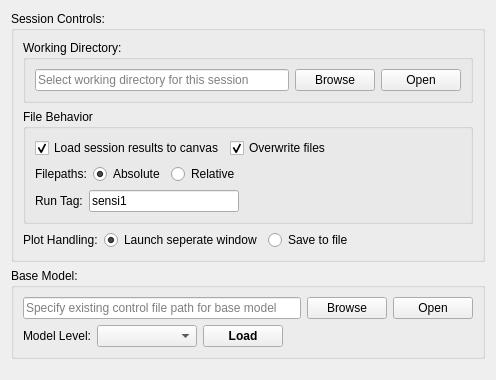
         <widget class="QWidget" name="tab_setup">
          <property name="sizePolicy">
           <sizepolicy hsizetype="Preferred" vsizetype="Expanding">
            <horstretch>0</horstretch>
            <verstretch>0</verstretch>
           </sizepolicy>
          </property>
          <attribute name="title">
           <string>Setup</string>
          </attribute>
          <layout class="QVBoxLayout" name="verticalLayout_12">
           <item>
            <widget class="QGroupBox" name="groupBox_21">
             <property name="toolTip">
              <string extracomment="here is a toolTip"/>
             </property>
             <property name="title">
              <string>Session Controls:</string>
             </property>
             <layout class="QVBoxLayout" name="verticalLayout_8">
              <item>
               <widget class="QGroupBox" name="groupBox_01wd">
                <property name="sizePolicy">
                 <sizepolicy hsizetype="Expanding" vsizetype="Fixed">
                  <horstretch>0</horstretch>
                  <verstretch>0</verstretch>
                 </sizepolicy>
                </property>
                <property name="title">
                 <string>Working Directory:</string>
                </property>
                <layout class="QHBoxLayout" name="horizontalLayout_16">
                 <item>
                  <widget class="QLineEdit" name="lineEdit_wdir">
                   <property name="text">
                    <string/>
                   </property>
                   <property name="placeholderText">
                    <string>Select working directory for this session</string>
                   </property>
                  </widget>
                 </item>
                 <item>
                  <widget class="QPushButton" name="pushButton_wd">
                   <property name="text">
                    <string>Browse</string>
                   </property>
                  </widget>
                 </item>
                 <item>
                  <widget class="QPushButton" name="pushButton_wd_open">
                   <property name="text">
                    <string>Open</string>
                   </property>
                  </widget>
                 </item>
                </layout>
               </widget>
              </item>
              <item>
               <widget class="QGroupBox" name="groupBox_prog_contrl">
                <property name="sizePolicy">
                 <sizepolicy hsizetype="Expanding" vsizetype="Preferred">
                  <horstretch>0</horstretch>
                  <verstretch>0</verstretch>
                 </sizepolicy>
                </property>
                <property name="minimumSize">
                 <size>
                  <width>450</width>
                  <height>0</height>
                 </size>
                </property>
                <property name="maximumSize">
                 <size>
                  <width>99999</width>
                  <height>16777215</height>
                 </size>
                </property>
                <property name="title">
                 <string>File Behavior</string>
                </property>
                <layout class="QVBoxLayout" name="verticalLayout_27">
                 <item>
                  <layout class="QHBoxLayout" name="horizontalLayout_33">
                   <item>
                    <widget class="QCheckBox" name="checkBox_loadres">
                     <property name="sizePolicy">
                      <sizepolicy hsizetype="Minimum" vsizetype="Fixed">
                       <horstretch>0</horstretch>
                       <verstretch>0</verstretch>
                      </sizepolicy>
                     </property>
                     <property name="minimumSize">
                      <size>
                       <width>0</width>
                       <height>0</height>
                      </size>
                     </property>
                     <property name="maximumSize">
                      <size>
                       <width>638</width>
                       <height>16777215</height>
                      </size>
                     </property>
                     <property name="text">
                      <string>Load session results to canvas</string>
                     </property>
                     <property name="checked">
                      <bool>true</bool>
                     </property>
                    </widget>
                   </item>
                   <item>
                    <widget class="QCheckBox" name="checkBox_SSoverwrite">
                     <property name="text">
                      <string>Overwrite files</string>
                     </property>
                     <property name="checked">
                      <bool>true</bool>
                     </property>
                    </widget>
                   </item>
                   <item>
                    <spacer name="horizontalSpacer_7">
                     <property name="orientation">
                      <enum>Qt::Horizontal</enum>
                     </property>
                     <property name="sizeHint" stdset="0">
                      <size>
                       <width>40</width>
                       <height>20</height>
                      </size>
                     </property>
                    </spacer>
                   </item>
                  </layout>
                 </item>
                 <item>
                  <layout class="QHBoxLayout" name="horizontalLayout_7">
                   <item>
                    <widget class="QLabel" name="label_20">
                     <property name="sizePolicy">
                      <sizepolicy hsizetype="Fixed" vsizetype="Preferred">
                       <horstretch>0</horstretch>
                       <verstretch>0</verstretch>
                      </sizepolicy>
                     </property>
                     <property name="text">
                      <string>Filepaths:</string>
                     </property>
                    </widget>
                   </item>
                   <item>
                    <widget class="QRadioButton" name="radioButton_SS_fpAbs">
                     <property name="sizePolicy">
                      <sizepolicy hsizetype="Fixed" vsizetype="Fixed">
                       <horstretch>0</horstretch>
                       <verstretch>0</verstretch>
                      </sizepolicy>
                     </property>
                     <property name="text">
                      <string>Absolute</string>
                     </property>
                     <property name="checked">
                      <bool>true</bool>
                     </property>
                     <attribute name="buttonGroup">
                      <string notr="true">buttonGroup_S_filepaths</string>
                     </attribute>
                    </widget>
                   </item>
                   <item>
                    <widget class="QRadioButton" name="radioButton_SS_fpRel">
                     <property name="sizePolicy">
                      <sizepolicy hsizetype="Fixed" vsizetype="Fixed">
                       <horstretch>0</horstretch>
                       <verstretch>0</verstretch>
                      </sizepolicy>
                     </property>
                     <property name="text">
                      <string>Relative</string>
                     </property>
                     <attribute name="buttonGroup">
                      <string notr="true">buttonGroup_S_filepaths</string>
                     </attribute>
                    </widget>
                   </item>
                   <item>
                    <spacer name="horizontalSpacer_8">
                     <property name="orientation">
                      <enum>Qt::Horizontal</enum>
                     </property>
                     <property name="sizeHint" stdset="0">
                      <size>
                       <width>40</width>
                       <height>20</height>
                      </size>
                     </property>
                    </spacer>
                   </item>
                  </layout>
                 </item>
                 <item>
                  <layout class="QHBoxLayout" name="horizontalLayout_9">
                   <item>
                    <widget class="QLabel" name="label_6">
                     <property name="text">
                      <string>Run Tag:</string>
                     </property>
                    </widget>
                   </item>
                   <item>
                    <widget class="QLineEdit" name="linEdit_ScenTag">
                     <property name="maximumSize">
                      <size>
                       <width>150</width>
                       <height>16777215</height>
                      </size>
                     </property>
                     <property name="text">
                      <string>sensi1</string>
                     </property>
                    </widget>
                   </item>
                   <item>
                    <spacer name="horizontalSpacer_6">
                     <property name="orientation">
                      <enum>Qt::Horizontal</enum>
                     </property>
                     <property name="sizeHint" stdset="0">
                      <size>
                       <width>40</width>
                       <height>20</height>
                      </size>
                     </property>
                    </spacer>
                   </item>
                  </layout>
                 </item>
                </layout>
               </widget>
              </item>
              <item>
               <layout class="QHBoxLayout" name="horizontalLayout_21">
                <item>
                 <widget class="QLabel" name="label_15">
                  <property name="sizePolicy">
                   <sizepolicy hsizetype="Fixed" vsizetype="Preferred">
                    <horstretch>0</horstretch>
                    <verstretch>0</verstretch>
                   </sizepolicy>
                  </property>
                  <property name="text">
                   <string>Plot Handling:</string>
                  </property>
                 </widget>
                </item>
                <item>
                 <widget class="QRadioButton" name="radioButton_s_pltW">
                  <property name="sizePolicy">
                   <sizepolicy hsizetype="Fixed" vsizetype="Fixed">
                    <horstretch>0</horstretch>
                    <verstretch>0</verstretch>
                   </sizepolicy>
                  </property>
                  <property name="toolTip">
                   <string>When plots are generated, launch a separate window for customization</string>
                  </property>
                  <property name="text">
                   <string>Launch seperate window</string>
                  </property>
                  <property name="checked">
                   <bool>true</bool>
                  </property>
                 </widget>
                </item>
                <item>
                 <widget class="QRadioButton" name="radioButton">
                  <property name="toolTip">
                   <string>When plots are generated, just save a default version straight to file</string>
                  </property>
                  <property name="text">
                   <string>Save to file</string>
                  </property>
                 </widget>
                </item>
               </layout>
              </item>
             </layout>
            </widget>
           </item>
           <item>
            <widget class="QGroupBox" name="groupBox_11">
             <property name="title">
              <string>Base Model:</string>
             </property>
             <layout class="QVBoxLayout" name="verticalLayout_3">
              <item>
               <layout class="QHBoxLayout" name="horizontalLayout_22">
                <item>
                 <widget class="QLineEdit" name="lineEdit_cf_fp">
                  <property name="placeholderText">
                   <string>Specify existing control file path for base model</string>
                  </property>
                 </widget>
                </item>
                <item>
                 <widget class="QPushButton" name="pushButton_cf">
                  <property name="text">
                   <string>Browse</string>
                  </property>
                 </widget>
                </item>
                <item>
                 <widget class="QPushButton" name="pushButton_s_cfOpen">
                  <property name="text">
                   <string>Open</string>
                  </property>
                 </widget>
                </item>
               </layout>
              </item>
              <item>
               <layout class="QHBoxLayout" name="horizontalLayout_2">
                <item>
                 <widget class="QLabel" name="label_5">
                  <property name="text">
                   <string>Model Level:</string>
                  </property>
                 </widget>
                </item>
                <item>
                 <widget class="QComboBox" name="comboBox_S_ModLvl">
                  <property name="sizePolicy">
                   <sizepolicy hsizetype="Fixed" vsizetype="Fixed">
                    <horstretch>0</horstretch>
                    <verstretch>0</verstretch>
                   </sizepolicy>
                  </property>
                  <property name="minimumSize">
                   <size>
                    <width>100</width>
                    <height>0</height>
                   </size>
                  </property>
                 </widget>
                </item>
                <item>
                 <widget class="QPushButton" name="pushButton_s_load">
                  <property name="sizePolicy">
                   <sizepolicy hsizetype="Fixed" vsizetype="Fixed">
                    <horstretch>0</horstretch>
                    <verstretch>0</verstretch>
                   </sizepolicy>
                  </property>
                  <property name="font">
                   <font>
                    <weight>75</weight>
                    <bold>true</bold>
                   </font>
                  </property>
                  <property name="text">
                   <string>Load</string>
                  </property>
                 </widget>
                </item>
                <item>
                 <spacer name="horizontalSpacer_2">
                  <property name="orientation">
                   <enum>Qt::Horizontal</enum>
                  </property>
                  <property name="sizeHint" stdset="0">
                   <size>
                    <width>40</width>
                    <height>20</height>
                   </size>
                  </property>
                 </spacer>
                </item>
               </layout>
              </item>
             </layout>
            </widget>
           </item>
           <item>
            <spacer name="verticalSpacer_5">
             <property name="orientation">
              <enum>Qt::Vertical</enum>
             </property>
             <property name="sizeHint" stdset="0">
              <size>
               <width>20</width>
               <height>10</height>
              </size>
             </property>
            </spacer>
           </item>
          </layout>
         </widget>
